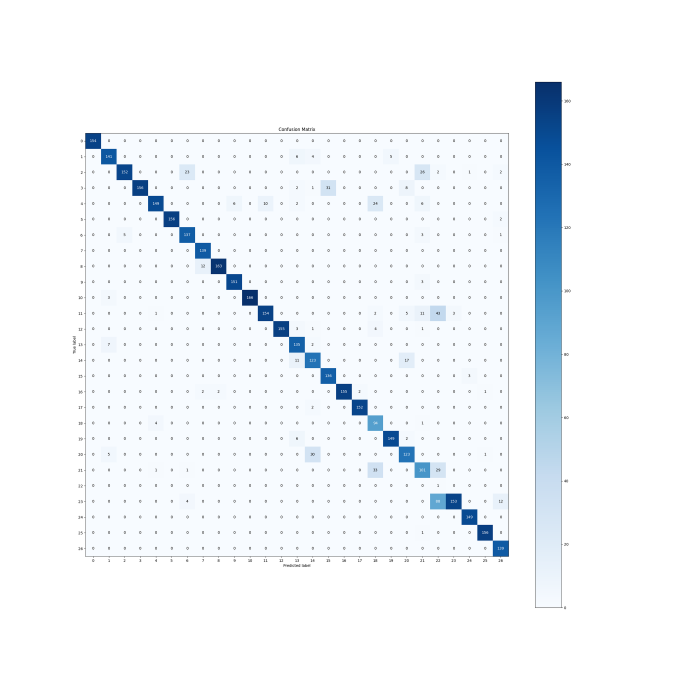
%> input picture dat/Confusion Matrix.png, 2048 x 2048 px (shown at 1/3 size)
$ octave --eval "result = cleanImage(imread('../dat/Confusion Matrix.png'));"   (GNU Octave 9; MATLAB toolbox functions it lacks are replaced by stand-ins)
%> lines starting %> are read from the running program, lines starting %| are printed output that depends on the picture; in (x1, y1, x2, y2) boxes, pixels count from 0 and x2, y2 are one past the last pixel; in counts of white or black regions, pixels touching at a corner belong together; the program's own positions count from 1


function image_out = cleanImage(image_in)

    temp = rgb2gray(image_in);
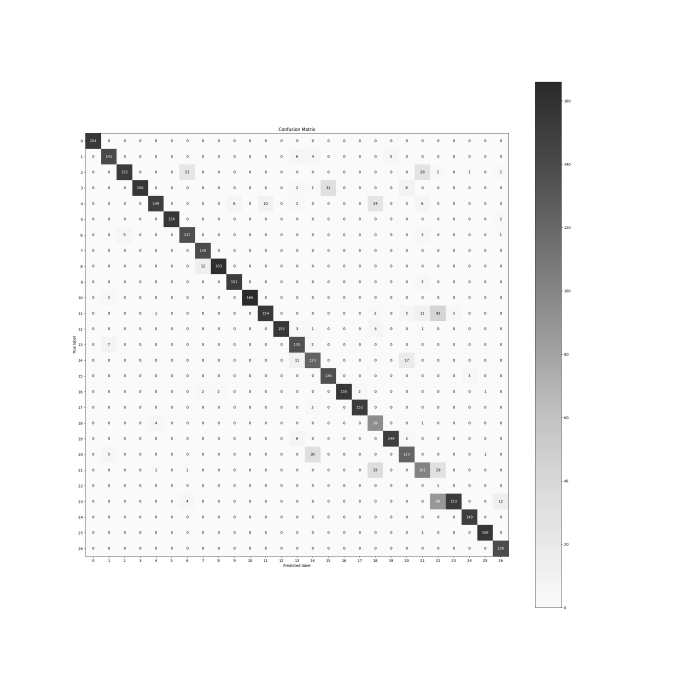
%> temp: size 2048x2048 uint8 (shown at 1/3 size); min 0, max 255, mean 246
    temp = 255*uint8(~(temp>100));
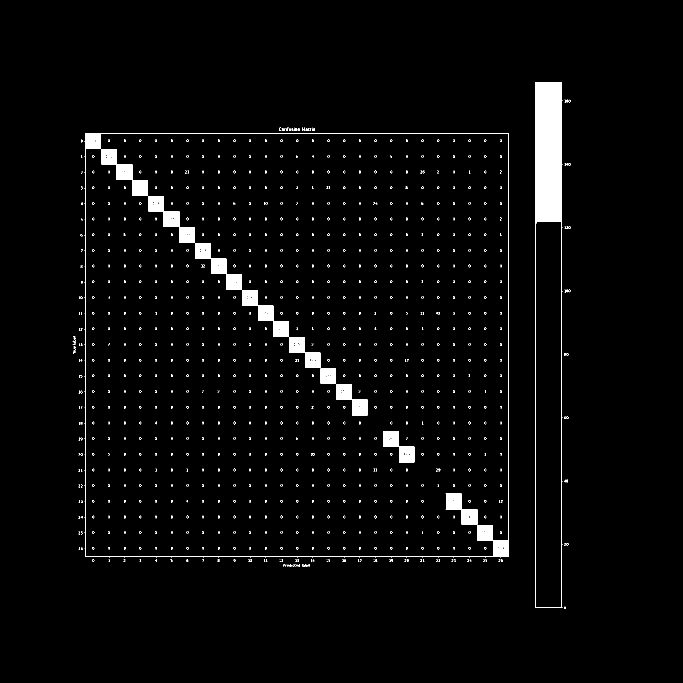
%> temp: size 2048x2048 uint8 (shown at 1/3 size); 2.5% white; 1188 white regions (1124 under 20 px), largest, box (x1, y1, x2, y2) and area: (1605, 246, 1688, 1824) 36195, (253, 399, 1527, 1673) 9312, (1337, 1481, 1432, 1574) 4210

    se = strel('square',8);
    temp = imdilate(temp,se);
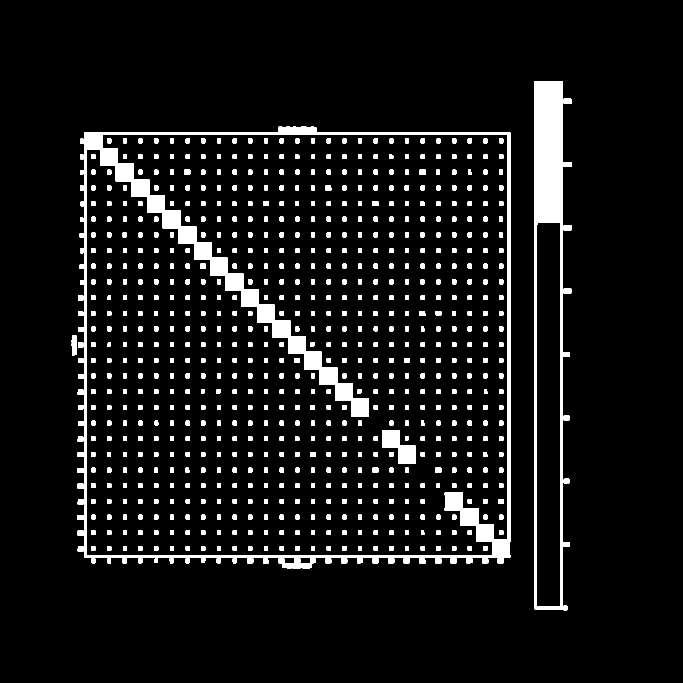
%> temp: size 2048x2048 uint8 (shown at 1/3 size); 7.3% white; 712 white regions, largest, box (x1, y1, x2, y2) and area: (233, 379, 1531, 1705) 115949, (1602, 243, 1715, 1831) 58987, (1146, 1290, 1247, 1391) 5698
    temp = imdilate(temp,se);
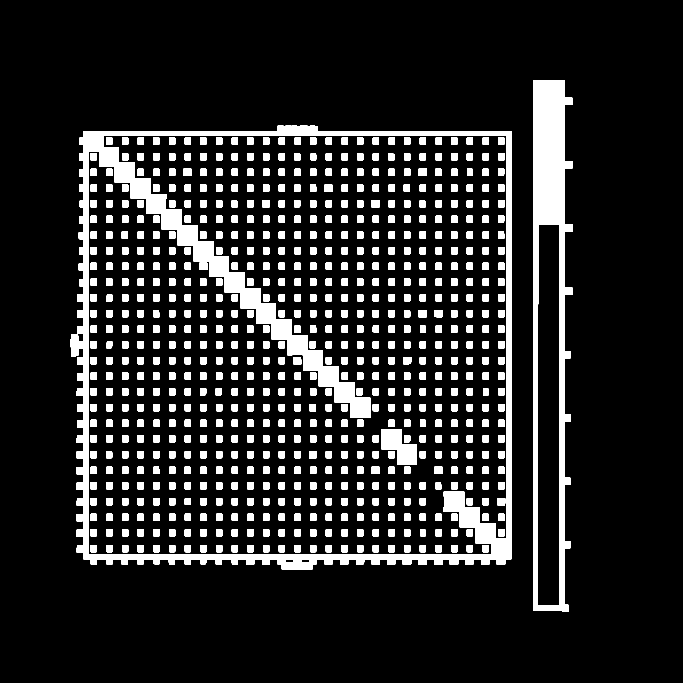
%> temp: size 2048x2048 uint8 (shown at 1/3 size); 13.2% white; 705 white regions, largest, box (x1, y1, x2, y2) and area: (212, 376, 1535, 1709) 174697, (1599, 240, 1719, 1835) 81032, (1143, 1287, 1251, 1395) 7168

    figure(1);
    imshow(temp);

    image_out = imresize(temp,[28,28]);
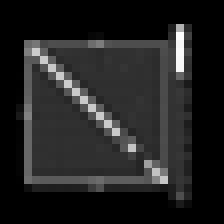
%> image_out: size 28x28 uint8 (shown 8 times larger); min 0, max 255, mean 34

end
